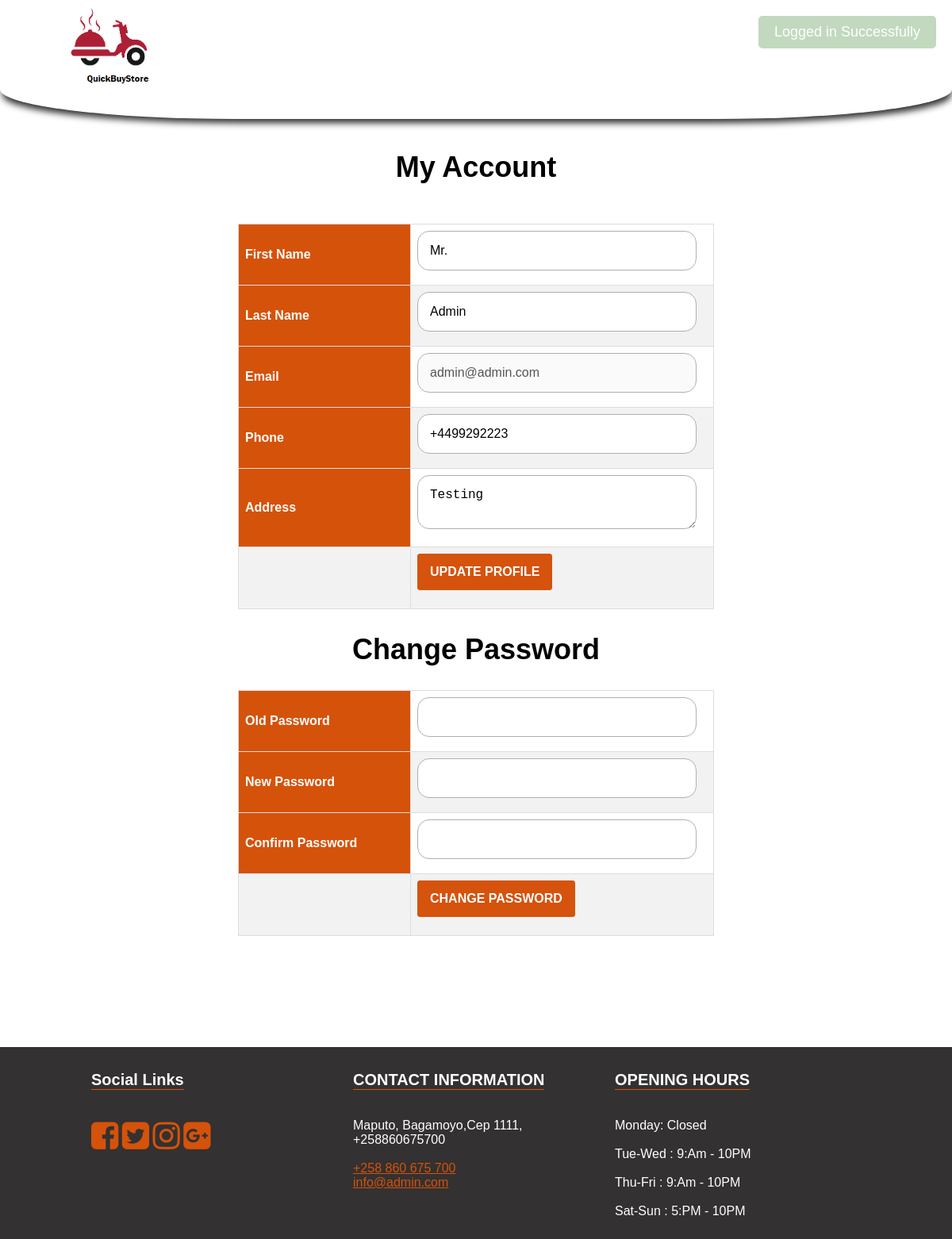
Page /food-delivery/account.php (signed in) on the committed database.
### tables this page shows
CREATE TABLE IF NOT EXISTS `users` (
  `id` int(11) unsigned NOT NULL AUTO_INCREMENT,
  `email` varchar(100) NOT NULL,
  `phone` varchar(20) NOT NULL,
  `password` varchar(255) NOT NULL,
  `fname` varchar(100) NOT NULL,
  `lname` varchar(100) NOT NULL,
  `address` text NOT NULL,
  `type` enum('user','admin') NOT NULL DEFAULT 'user',
  `created_at` timestamp NULL DEFAULT NULL,
  `updated_at` timestamp NULL DEFAULT NULL,
  PRIMARY KEY (`id`)
);

CREATE TABLE IF NOT EXISTS `settings` (
  `id` int(11) unsigned NOT NULL AUTO_INCREMENT,
  `about_title` text NOT NULL,
  `about_detail` text NOT NULL,
  `about_img` varchar(255) NOT NULL,
  `fb_link` varchar(255) NOT NULL,
  `tw_link` varchar(255) NOT NULL,
  `ins_link` varchar(255) NOT NULL,
  `gplus_link` varchar(255) NOT NULL,
  `contact_info` text NOT NULL,
  `opening_hours` text NOT NULL,
  `currency` enum('GBP','USD','EURO','MZN') NOT NULL DEFAULT 'GBP',
  PRIMARY KEY (`id`)
);

### food-delivery/functions/flash.php (called while the page is built, shortened)
<?php
class FlashMessage {
    public static function render($var) {
        $messages = $_SESSION[$var];
        return $messages;
    }
}
?>

### food-delivery/account.php (the view, shortened to what this page needs)
<?php
include 'functions/flash.php';
$flash = new \FlashMessage();
include 'includes/header.php';
$sql = "SELECT * FROM users WHERE id = '".$_SESSION['logged_in_id']."'";
$result = $conn->query($sql);
$row = $result->fetch_assoc();
?>
	<section class="inner-page-sec">
		<div class="container">
			<h1>My Account</h1>
			<div style="overflow-x:auto;">
				<form action="functions/update-profile.php" method="post" >
					<table class="custom-tbl form-table">
						<tr>
							<th>First Name</th>
							<td><input type="text" name="fname" class="input-text" value="<?php echo $row['fname'];?>" required></td>
						</tr>
						<tr>
							<th>Last Name</th>
							<td><input type="text" name="lname" class="input-text" value="<?php echo $row['lname'];?>" required></td>
						</tr>
						<tr>
							<th>Email</th>
							<td><input type="readonly" name="email" class="input-text" value="<?php echo $row['email'];?>" disabled></td>
						</tr>
						<tr>
							<th>Phone</th>
							<td><input type="text" name="phone" class="input-text" value="<?php echo $row['phone'];?>" required></td>
						</tr>
						<tr>
							<th>Address</th>
							<td>
								<textarea name="address" class="input-text" required><?php echo $row['address'];?></textarea>
							</td>
						</tr>
						<tr>
							<td></td>
							<td>
								<input type="submit" value="Update Profile" name="update_profile" class="btn add-btn">
							</td>
						</tr>
					</table>
				</form>
				<h1>Change Password</h1>
				<form action="functions/update-profile.php" method="post" >
					<table class="custom-tbl form-table">
						<tr>
							<th>Old Password</th>
							<td><input type="password" name="old_pass" class="input-text" value="" required></td>
						</tr>
						<tr>
							<th>New Password</th>
							<td><input type="password" name="new_pass" class="input-text" value="" required></td>
						</tr>
						<tr>
							<th>Confirm Password</th>
							<td><input type="password" name="confirm_pass" class="input-text" value="" required></td>
						</tr>
						<tr>
							<td></td>
							<td>
								<input type="submit" value="Change Password" name="change_pass" class="btn add-btn">
							</td>
						</tr>
					</table>
				</form>
			</div>
		</div>
	</section>
<?php include 'includes/footer.php'; ?>

### food-delivery/includes/footer.php (shortened to what this page needs)
<footer>
	<div class="container">
		<div class="col-1">
			<h3>Social Links</h3>
			<ul>
				<li><a href="<?php echo $rowS['fb_link'];?>"><i class="fa fa-facebook-square" aria-hidden="true"></i></a></li>
				<li><a href="<?php echo $rowS['tw_link'];?>"><i class="fa fa-twitter-square" aria-hidden="true"></i></a></li>
				<li><a href="<?php echo $rowS['ins_link'];?>"><i class="fa fa-instagram" aria-hidden="true"></i></a></li>
				<li><a href="<?php echo $rowS['gplus_link'];?>"><i class="fa fa-google-plus-square" aria-hidden="true"></i></a></li>
			</ul>
		</div>
		<div class="col-1">
			<h3>CONTACT INFORMATION</h3>
			<p>
				<?php echo $rowS['contact_info'];?>
			</p>
		</div>
		<div class="col-1">
			<h3>OPENING HOURS</h3>
			<p>
				<?php echo $rowS['opening_hours'];?>
			</p>
		</div>
	</div>
</footer>
</div>
<?php
$nmsg=$flash->render('notification_msg');
$ntype=$flash->render('notification_type');
$str = "";
if($nmsg){
	$str .= '<div class="notificaton-msg msg-'.$ntype.'" style="top:20px;">';
    $str .= $nmsg;
	$str .= '</div>';
}
echo $str;
?>
</body>
</html>

### food-delivery/css/main.css (style rules this page uses)
body { margin: 0; font-family: Arial, Helvetica, sans-serif; }
.btn { text-transform: uppercase; padding: 19px 36px; }
.btn { display: inline-block; font-weight: 600; text-align: center; white-space: nowrap; vertical-align: middle; -webkit-user-select: none; -moz-user-select: none; -ms-user-select: none; user-select: none; border: 2px solid transparent; padding: 12px 30px; font-size: 16px; line-height: 1.5; border-radius: .1875rem; transition: color .15s ease-in-out, background-color .15s ease-in-out, border-color .15s ease-in-out, box-shadow .15s ease-in-out; }
footer { background-color: #333131; color: #fff; }
footer .container { max-width: 1000px; width: 100%; margin: 0px auto; }
footer .container .col-1 { float: left; width: 30%; padding: 10px 15px; }
footer .container .col-1 a { color: #d5520a; }
footer .container .col-1 h3 { text-align: left; font-size: 20px; border-bottom: 1px solid #d5530c; display: inline-block; }
footer .container .col-1 ul { padding: 0px; list-style: none; }
footer .container .col-1 ul li { display: inline-block; }
footer .container .col-1 ul li a { font-size: 40px; color: #d5520a; }
.inner-page-sec { padding-top: 150px; padding-bottom: 80px; }
.inner-page-sec .container { max-width: 1000px; width: 100%; margin: 40px auto; }
.inner-page-sec .container h1 { text-align: center; font-size: 36px; }
.input-text { max-width: 320px; width: 100%; padding: 15px 15px; font-size: 16px; margin-bottom: 10px; border-radius: 15px; border: 1px solid #b3aeae; }
.notificaton-msg { position: fixed; top: 20px; right: 20px; z-index: 99999999; background-color: #4e4242; color: #fff; padding: 10px 20px 10px; border-radius: 5px; font-size: 18px; font-weight: 100; font-family: sans-serif; }
.notificaton-msg.msg-success { background-color: #63a05c; color: #fff; }
.custom-tbl { font-family: Arial, Helvetica, sans-serif; border-collapse: collapse; width: 100%; }
.custom-tbl td, .custom-tbl th { border: 1px solid #ddd; padding: 8px; }
.custom-tbl tr:nth-child(even) { background-color: #f2f2f2; }
.custom-tbl th { padding-top: 12px; padding-bottom: 12px; text-align: left; background-color: #d5520a; color: white; }
.add-btn { text-decoration: none; background-color: #d5530c; border: 1px solid #d5530c; color: #ffffff; padding: 10px 15px; display: inline-block; margin-bottom: 15px; }
.form-table { max-width: 600px; margin: 20px auto; }

### food-delivery/account.php (style rules this page uses)
.custom-tbl th { width: 200px; }

### rows in the picture
users: fname "Mr.", lname "Admin", email "admin@admin.com", phone "+4499292223", address "Testing"
settings: contact_info "Maputo, Bagamoyo,Cep 1111, +258860675700 +258 860 675 700 info@admin.com", opening_hours "Monday: Closed Tue-Wed : 9:Am - 10PM Thu-Fri : 9:Am - 10PM Sat-Sun : 5:PM - 10PM"
